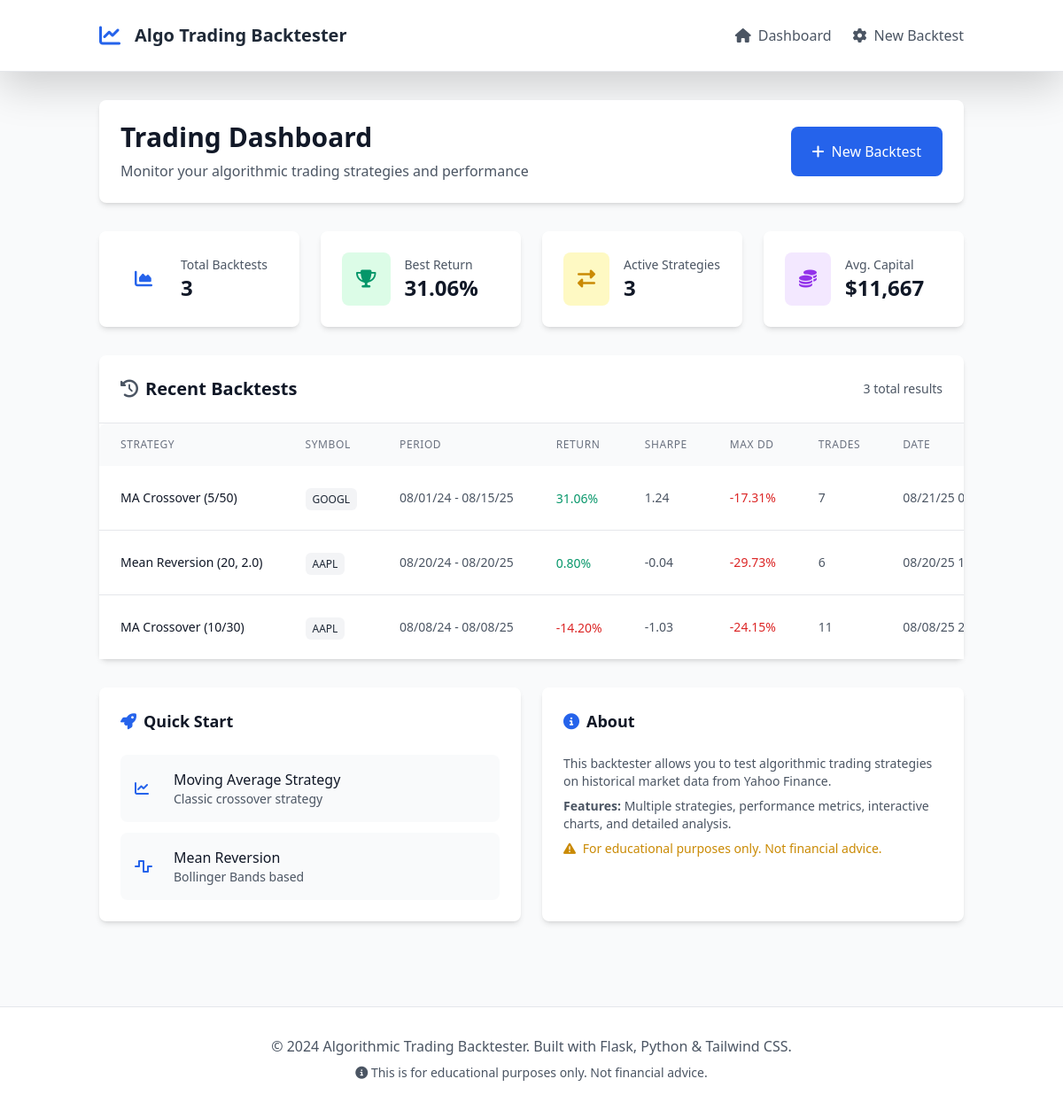
Before: / with the older database file.
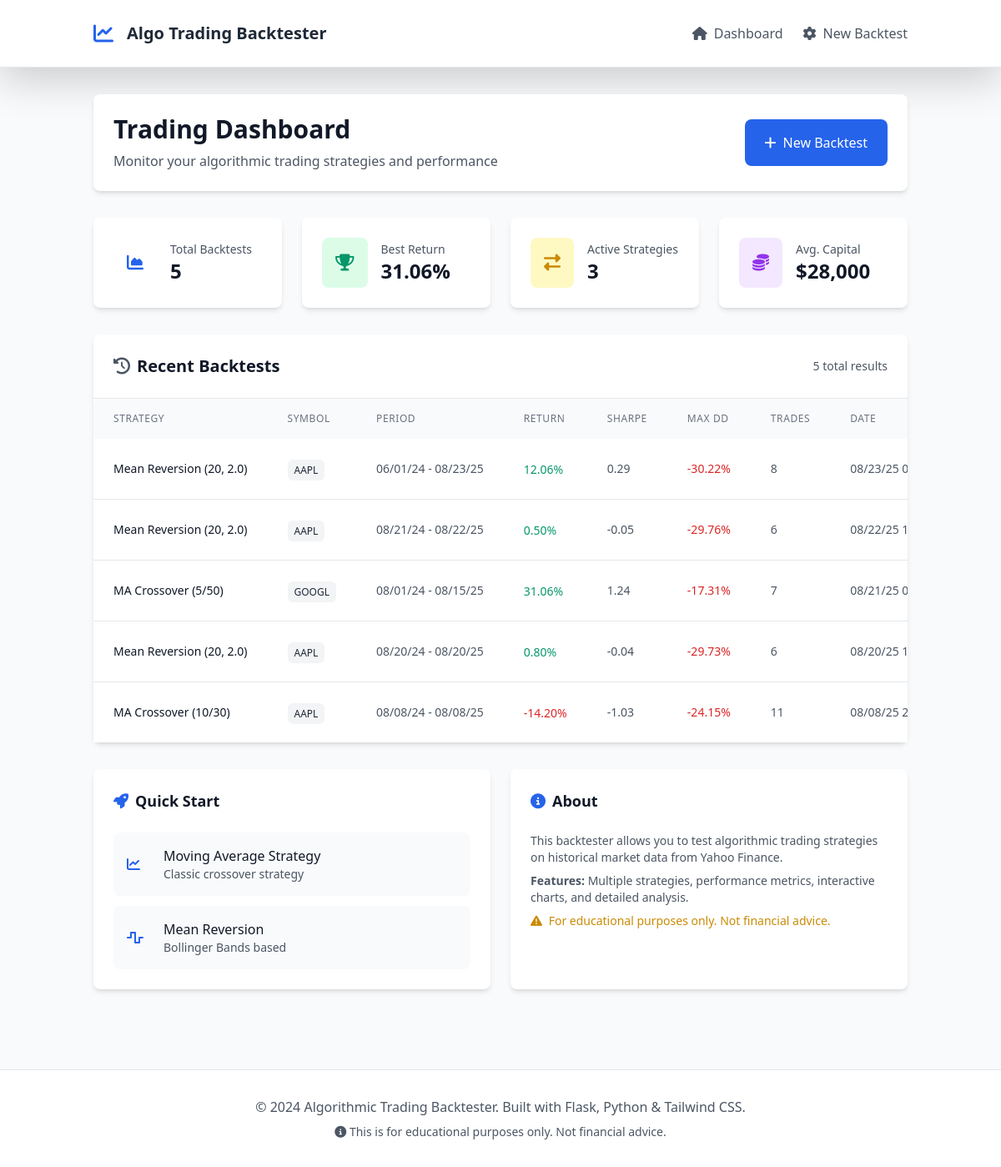
After: the same page with the newer database file.
### models.py (models this page shows, shortened)
class BacktestResult(db.Model):
    id = db.Column(db.Integer, primary_key=True)
    strategy_name = db.Column(db.String(100), nullable=False)
    symbol = db.Column(db.String(20), nullable=False)
    start_date = db.Column(db.Date, nullable=False)
    end_date = db.Column(db.Date, nullable=False)
    initial_capital = db.Column(db.Float, nullable=False)
    final_value = db.Column(db.Float, nullable=False)
    total_return = db.Column(db.Float, nullable=False)
    sharpe_ratio = db.Column(db.Float)
    max_drawdown = db.Column(db.Float)
    total_trades = db.Column(db.Integer)
    parameters = db.Column(db.Text)  # JSON string of strategy parameters
    created_at = db.Column(db.DateTime, default=datetime.utcnow)

### routes.py (the view)
@app.route('/')
def index():
    recent_results = BacktestResult.query.order_by(BacktestResult.created_at.desc()).limit(5).all()
    return render_template('index.html', results=recent_results)

### templates/index.html (shortened to what this page needs)
{% extends "base.html" %}
{% block content %}
<div class="space-y-8">
    <div class="bg-white rounded-lg shadow-md p-6">
        <div class="flex items-center justify-between">
            <div>
                <h1 class="text-3xl font-bold text-gray-900 mb-2">Trading Dashboard</h1>
                <p class="text-gray-600">Monitor your algorithmic trading strategies and performance</p>
            </div>
            <div class="flex space-x-4">
                <a href="{{ url_for('strategy_config') }}"
                   class="bg-primary-600 hover:bg-primary-700 text-white px-6 py-3 rounded-lg font-medium transition-colors">
                    <i class="fas fa-plus me-2"></i>New Backtest
                </a>
            </div>
        </div>
    </div>
    <div class="grid grid-cols-1 md:grid-cols-2 lg:grid-cols-4 gap-6">
        <div class="bg-white rounded-lg shadow-md p-6">
            <div class="flex items-center">
                <div class="p-3 rounded-lg bg-primary-100">
                    <i class="fas fa-chart-area text-primary-600 text-xl"></i>
                </div>
                <div class="ml-4">
                    <p class="text-sm font-medium text-gray-600">Total Backtests</p>
                    <p class="text-2xl font-bold text-gray-900">{{ results|length }}</p>
                </div>
            </div>
        </div>
        <div class="bg-white rounded-lg shadow-md p-6">
            <div class="flex items-center">
                <div class="p-3 rounded-lg bg-success-100">
                    <i class="fas fa-trophy text-success-600 text-xl"></i>
                </div>
                <div class="ml-4">
                    <p class="text-sm font-medium text-gray-600">Best Return</p>
                    <p class="text-2xl font-bold text-gray-900">
                        {% if results %}
                            {{ "%.2f"|format(results|map(attribute='total_return')|max) }}%
                        {% else %}
                            0.00%
                        {% endif %}
                    </p>
                </div>
            </div>
        </div>
        <div class="bg-white rounded-lg shadow-md p-6">
            <div class="flex items-center">
                <div class="p-3 rounded-lg bg-yellow-100">
                    <i class="fas fa-exchange-alt text-yellow-600 text-xl"></i>
                </div>
                <div class="ml-4">
                    <p class="text-sm font-medium text-gray-600">Active Strategies</p>
                    <p class="text-2xl font-bold text-gray-900">
                        {{ results|map(attribute='strategy_name')|unique|list|length }}
                    </p>
                </div>
            </div>
        </div>
        <div class="bg-white rounded-lg shadow-md p-6">
            <div class="flex items-center">
                <div class="p-3 rounded-lg bg-purple-100">
                    <i class="fas fa-coins text-purple-600 text-xl"></i>
                </div>
                <div class="ml-4">
                    <p class="text-sm font-medium text-gray-600">Avg. Capital</p>
                    <p class="text-2xl font-bold text-gray-900">
                        {% if results %}
                            ${{ "{:,.0f}".format(results|map(attribute='initial_capital')|sum / results|length) }}
                        {% else %}
                            $0
                        {% endif %}
                    </p>
                </div>
            </div>
        </div>
    </div>
    <div class="bg-white rounded-lg shadow-md">
        <div class="px-6 py-4 border-b border-gray-200">
            <div class="flex items-center justify-between">
                <h2 class="text-xl font-semibold text-gray-900">
                    <i class="fas fa-history me-2 text-gray-600"></i>Recent Backtests
                </h2>
                {% if results %}
                <p class="text-sm text-gray-600">{{ results|length }} total results</p>
                {% endif %}
            </div>
        </div>
        {% if results %}
        <div class="overflow-x-auto">
            <table class="w-full">
                <thead class="bg-gray-50">
                    <tr>
                        <th class="px-6 py-3 text-left text-xs font-medium text-gray-500 uppercase tracking-wider">Strategy</th>
                        <th class="px-6 py-3 text-left text-xs font-medium text-gray-500 uppercase tracking-wider">Symbol</th>
                        <th class="px-6 py-3 text-left text-xs font-medium text-gray-500 uppercase tracking-wider">Period</th>
                        <th class="px-6 py-3 text-left text-xs font-medium text-gray-500 uppercase tracking-wider">Return</th>
                        <th class="px-6 py-3 text-left text-xs font-medium text-gray-500 uppercase tracking-wider">Sharpe</th>
                        <th class="px-6 py-3 text-left text-xs font-medium text-gray-500 uppercase tracking-wider">Max DD</th>
                        <th class="px-6 py-3 text-left text-xs font-medium text-gray-500 uppercase tracking-wider">Trades</th>
                        <th class="px-6 py-3 text-left text-xs font-medium text-gray-500 uppercase tracking-wider">Date</th>
                    </tr>
                </thead>
                <tbody class="bg-white divide-y divide-gray-200">
                    {% for result in results %}
                    <tr class="hover:bg-gray-50">
                        <td class="px-6 py-4 whitespace-nowrap">
                            <div class="text-sm font-medium text-gray-900">{{ result.strategy_name }}</div>
                        </td>
                        <td class="px-6 py-4 whitespace-nowrap">
                            <span class="px-2 py-1 text-xs font-medium bg-gray-100 text-gray-800 rounded">
                                {{ result.symbol }}
                            </span>
                        </td>
                        <td class="px-6 py-4 whitespace-nowrap text-sm text-gray-600">
                            {{ result.start_date.strftime('%m/%d/%y') }} - {{ result.end_date.strftime('%m/%d/%y') }}
                        </td>
                        <td class="px-6 py-4 whitespace-nowrap">
                            <span class="text-sm font-medium {{ 'text-success-600' if result.total_return > 0 else 'text-danger-600' }}">
                                {{ "%.2f"|format(result.total_return) }}%
                            </span>
                        </td>
                        <td class="px-6 py-4 whitespace-nowrap text-sm text-gray-600">
                            {% if result.sharpe_ratio %}
                                {{ "%.2f"|format(result.sharpe_ratio) }}
                            {% else %}
                                N/A
                            {% endif %}
                        </td>
                        <td class="px-6 py-4 whitespace-nowrap text-sm text-gray-600">
                            {% if result.max_drawdown %}
                                <span class="text-danger-600">{{ "%.2f"|format(result.max_drawdown) }}%</span>
                            {% else %}
                                N/A
                            {% endif %}
                        </td>
                        <td class="px-6 py-4 whitespace-nowrap text-sm text-gray-600">
                            {{ result.total_trades }}
                        </td>
                        <td class="px-6 py-4 whitespace-nowrap text-sm text-gray-600">
                            {{ result.created_at.strftime('%m/%d/%y %H:%M') }}
                        </td>
                    </tr>
                    {% endfor %}
                </tbody>
            </table>
        </div>
        {% endif %}
    </div>
    <div class="grid grid-cols-1 md:grid-cols-2 gap-6">
        <div class="bg-white rounded-lg shadow-md p-6">
            <h3 class="text-lg font-semibold text-gray-900 mb-4">
                <i class="fas fa-rocket me-2 text-primary-600"></i>Quick Start
            </h3>
            <div class="space-y-3">
                <a href="{{ url_for('strategy_config') }}"
                   class="flex items-center p-3 bg-gray-50 rounded-lg hover:bg-gray-100 transition-colors">
                    <i class="fas fa-chart-line text-primary-600 w-8"></i>
                    <div class="ml-3">
                        <p class="font-medium text-gray-900">Moving Average Strategy</p>
                        <p class="text-sm text-gray-600">Classic crossover strategy</p>
                    </div>
                </a>
                <a href="{{ url_for('strategy_config') }}"
                   class="flex items-center p-3 bg-gray-50 rounded-lg hover:bg-gray-100 transition-colors">
                    <i class="fas fa-wave-square text-primary-600 w-8"></i>
                    <div class="ml-3">
                        <p class="font-medium text-gray-900">Mean Reversion</p>
                        <p class="text-sm text-gray-600">Bollinger Bands based</p>
                    </div>
                </a>
            </div>
        </div>
        <div class="bg-white rounded-lg shadow-md p-6">
            <h3 class="text-lg font-semibold text-gray-900 mb-4">
                <i class="fas fa-info-circle me-2 text-blue-600"></i>About
            </h3>
            <div class="text-gray-600 space-y-2">
                <p class="text-sm">
                    This backtester allows you to test algorithmic trading strategies
                    on historical market data from Yahoo Finance.
                </p>
                <p class="text-sm">
                    <strong>Features:</strong> Multiple strategies, performance metrics,
                    interactive charts, and detailed analysis.
                </p>
                <p class="text-sm text-yellow-600">
                    <i class="fas fa-exclamation-triangle me-1"></i>
                    For educational purposes only. Not financial advice.
                </p>
            </div>
        </div>
    </div>
</div>
{% endblock %}

### templates/base.html (shortened to what this page needs)
<!DOCTYPE html>
<html lang="en">
<head>
    <script src="https://cdn.tailwindcss.com"></script>
    <link href="https://cdn.jsdelivr.net/npm/bootstrap@5.3.0/dist/css/bootstrap.min.css" rel="stylesheet">
    <link rel="stylesheet" href="https://cdnjs.cloudflare.com/ajax/libs/font-awesome/6.4.0/css/all.min.css">
    <link rel="stylesheet" href="{{ url_for('static', filename='css/main.css') }}">
</head>
<body class="bg-gray-50 min-h-screen">
    <nav class="bg-white shadow-lg border-b border-gray-200">
        <div class="container mx-auto px-4">
            <div class="flex justify-between items-center py-4">
                <div class="flex items-center space-x-4">
                    <i class="fas fa-chart-line text-2xl text-primary-600"></i>
                    <h1 class="text-xl font-bold text-gray-800">
                        <a href="{{ url_for('index') }}" class="hover:text-primary-600 transition-colors">
                            Algo Trading Backtester
                        </a>
                    </h1>
                </div>
                <div class="flex items-center space-x-6">
                    <a href="{{ url_for('index') }}"
                       class="flex items-center space-x-2 text-gray-600 hover:text-primary-600 transition-colors">
                        <i class="fas fa-home"></i>
                        <span>Dashboard</span>
                    </a>
                    <a href="{{ url_for('strategy_config') }}"
                       class="flex items-center space-x-2 text-gray-600 hover:text-primary-600 transition-colors">
                        <i class="fas fa-cog"></i>
                        <span>New Backtest</span>
                    </a>
                </div>
            </div>
        </div>
    </nav>
    <main class="container mx-auto px-4 py-8">
        {% block content %}{% endblock %}
    </main>
    <footer class="bg-white border-t border-gray-200 mt-16">
        <div class="container mx-auto px-4 py-8">
            <div class="text-center text-gray-600">
                <p>&copy; 2024 Algorithmic Trading Backtester. Built with Flask, Python & Tailwind CSS.</p>
                <p class="text-sm mt-2">
                    <i class="fas fa-info-circle"></i>
                    This is for educational purposes only. Not financial advice.
                </p>
            </div>
        </div>
    </footer>
</body>
</html>

### static/css/main.css (style rules this page uses)
* { transition: all 0.2s ease-in-out; }
.text-success-600 { color: #059669; }
.text-danger-600 { color: #dc2626; }
.bg-success-100 { background-color: #dcfce7; }
table { border-collapse: separate; border-spacing: 0; }
table th:first-child { border-top-left-radius: 0.5rem; }

Changed rows visible on the page:
added BacktestResult: strategy_name "Mean Reversion (20, 2.0)", symbol "AAPL", start_date "06/01/24", end_date "08/23/25", total_return "12.06", sharpe_ratio "0.29", max_drawdown "-30.22", total_trades "8", created_at "08/23/25…"
added BacktestResult: strategy_name "Mean Reversion (20, 2.0)", symbol "AAPL", start_date "08/21/24", end_date "08/22/25", total_return "0.50", sharpe_ratio "-0.05", max_drawdown "-29.76", total_trades "6", created_at "08/22/25…"
Other visible differences:
{{ results|length }}: "3" → "5"
text no longer shown: "11,667"
text now shown: "28,000"
